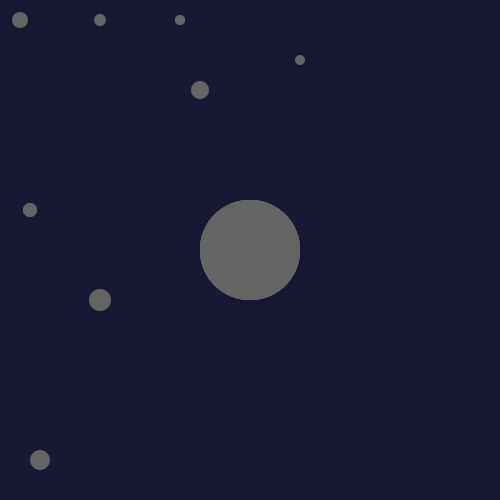
Frame 1 (no input)
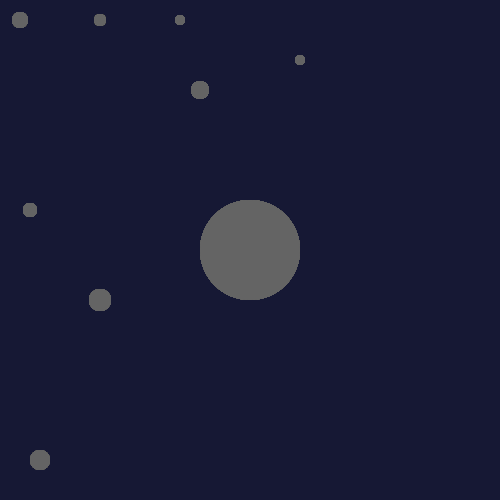
Frame 60 (the mouse pressed at the canvas centre just before this capture)
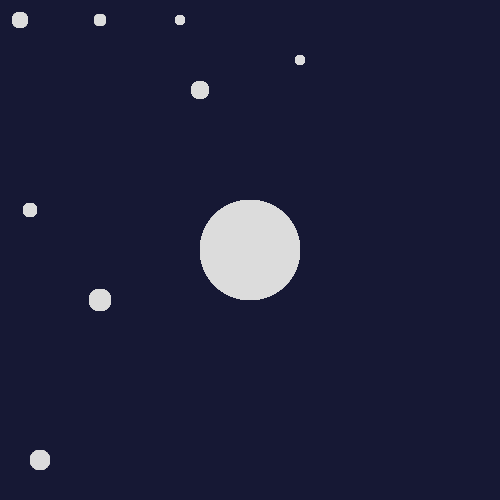
Frame 120 (the mouse held since frame 60 and released just before this capture)

The Processing sketch that drew these frames (run headless with seeded random() and noise(); from frame 60 on, the mouse is pressed at the canvas centre):

// Processing sketch: processing_66985
// ── processing_66985.pde

int value; 

void setup(){
  size(500,500);
  background(22,24,52);
  smooth();
  noStroke();
  ellipseMode(CENTER);
  value = 100;
}
void draw(){
  noStroke();
  fill(value);
   drawCircle(20, 20, 16, 16);
   drawCircle(100, 20, 12, 12);
   drawCircle(300, 60, 10, 10);
   drawCircle(40, 460, 20, 20);
   drawCircle(100, 300, 22, 22);
   drawCircle(200, 90, 18, 18);
   drawCircle(30, 210, 14, 14);
   drawCircle(180, 20, 10, 10);
   drawCircle(30, 210, 14, 14);
   drawCircle(180, 20, 10, 10);
}
void drawCircle(int circX, int circY, int diameter, color c){
  noStroke();
  fill(value);
  ellipse(circX, circY, diameter, diameter);
  dotFunction(250);
}
void dotFunction(int yPos){
  ellipse(width/2, yPos, 100, 100);
}
void mousePressed(){
  if(value == 100){
    value = 220;
  }
  else{
    value = 100;
  }
}
